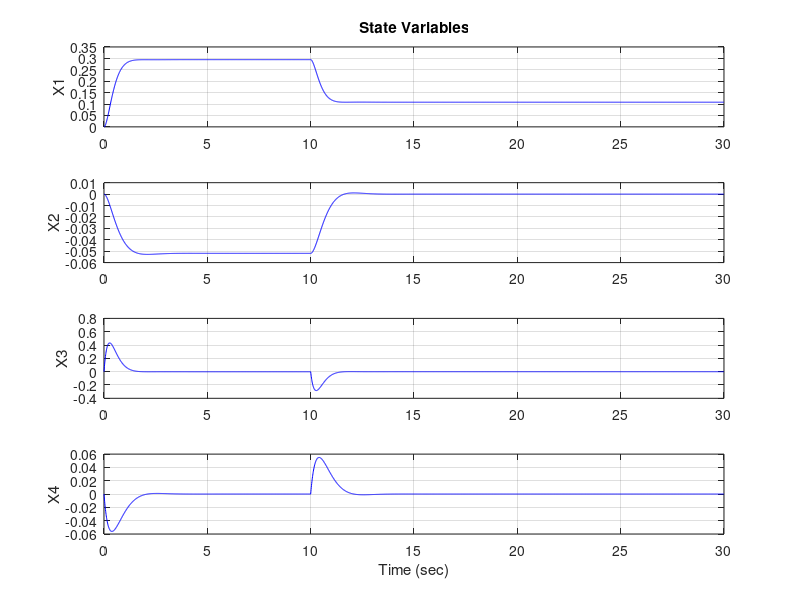
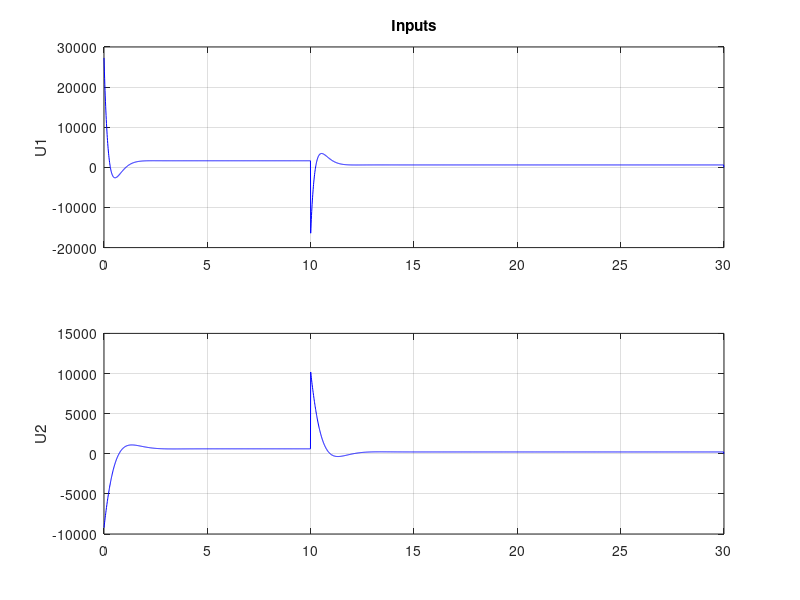

Write MATLAB code to recreate these figures, in order. (Note: this script raises an error after producing the figures.)
%% LQR

A = [1           0    0.009985           0;
   -1.503e-06           1  -5.012e-09    0.009936;
   -0.008234           0       0.997           0;
   -0.0003           0  -1.502e-06      0.9872];

B = [7.397e-09  -4.615e-11;
   -2.461e-10   1.378e-09;
   1.479e-06  -9.225e-09;
   -4.911e-08    2.75e-07];

C = [1   0   0   0;
   0   1   0   0];

dt_angles = 0.01;

Q = [7e13 0 0 0;
     0 2e15 0 0;
     0 0 9e12 0;
     0 0 0 10];
R = [9e3 0; 0 5e4];

us = [1228.791; 229.683];


%xs = [0.2;0;0;0];

[K, S, e] = dlqr(A,B,Q,R);

Ns = 3000;


xk = zeros(4,Ns);
uk = zeros(2,Ns);

%us = zeros(2,Ns);
%xs = zeros(4,Ns);

kT = zeros(1,Ns);        % Time Array

for k=1:Ns-1

    if (k <= 1000)
        xs = [0.3;-0.05;0;0];
    elseif (k > 1000)
        xs = [0.1;0.0;0;0];
    end


    kT(k) = (k-1)*dt_angles;

    uk(:,k) = us - K*(xk(:,k) - xs);
    xk(:,k+1) = A*xk(:,k) + B*uk(:,k);

end
kT(Ns) = (Ns-1)*dt_angles;

figure(1)   % For Myself
subplot(4,1,1),plot(kT,xk(1,:),'b-'),grid,ylabel("X1"),title('State Variables')
subplot(4,1,2),plot(kT,xk(2,:),'b-'),grid,ylabel("X2")
subplot(4,1,3),plot(kT,xk(3,:),'b-'),grid,ylabel("X3")
subplot(4,1,4),plot(kT,xk(4,:),'b-'),grid,ylabel("X4"),xlabel("Time (sec)")

figure(2)
subplot(2,1,1),plot(kT,uk(1,:),'b-'),grid,ylabel("U1"),title('Inputs')
subplot(2,1,2),plot(kT,uk(2,:),'b-'),grid,ylabel("U2")


%% My Implementation
clear;
clc;
load("discrete.mat")

%A = [1           0    0.009985           0;
%   -1.503e-06           1  -5.012e-09    0.009936;
%   -0.008234           0       0.997           0;
%   -0.0003           0  -1.502e-06      0.9872];

%B = [7.397e-09  -4.615e-11;
%   -2.461e-10   1.378e-09;
%   1.479e-06  -9.225e-09;
%   -4.911e-08    2.75e-07];

%C = [1   0   0   0;
%   0   1   0   0];

dt_angles = 0.01;

Q = [7e11 0 0 0;
     0 2e13 0 0;
     0 0 1e2 0;
     0 0 0 1e2];
R = [9e3 0; 0 5e4];


[K, S, e] = dlqr(sys_dt.A,sys_dt.B,Q,R);

Ns = 4000;


xk = zeros(4,Ns);
uk = zeros(2,Ns);

us = zeros(2,Ns);
%xs = zeros(4,Ns);

kT = zeros(1,Ns);        % Time Array

for k=1:Ns-1

    if (k <= 2000)
        xd = [0.3;-0.05;0;0];
    elseif (k > 2000)
        xd = [0.2;0.0;0;0];
    end

    us = inv(sys_dt.B'*sys_dt.B)*sys_dt.B'*(eye(4)- sys_dt.A)*xd;


    kT(k) = (k-1)*dt_angles;

    uk(:,k) = us - K*(xk(:,k) - xd);
    xk(:,k+1) = sys_dt.A*xk(:,k) + sys_dt.B*uk(:,k);

end
kT(Ns) = (Ns-1)*dt_angles;

figure(3)   % For Myself
subplot(4,1,1),plot(kT,xk(1,:),'b-'),grid,ylabel("pitch"),title('State Variables')
subplot(4,1,2),plot(kT,xk(2,:),'b-'),grid,ylabel("yaw")
subplot(4,1,3),plot(kT,xk(3,:),'b-'),grid,ylabel("pitch rate")
subplot(4,1,4),plot(kT,xk(4,:),'b-'),grid,ylabel("yaw rate"),xlabel("Time (sec)")

figure(4)
subplot(2,1,1),plot(kT,uk(1,:),'b-'),grid,ylabel("U1"),title('Inputs')
subplot(2,1,2),plot(kT,uk(2,:),'b-'),grid,ylabel("U2")

